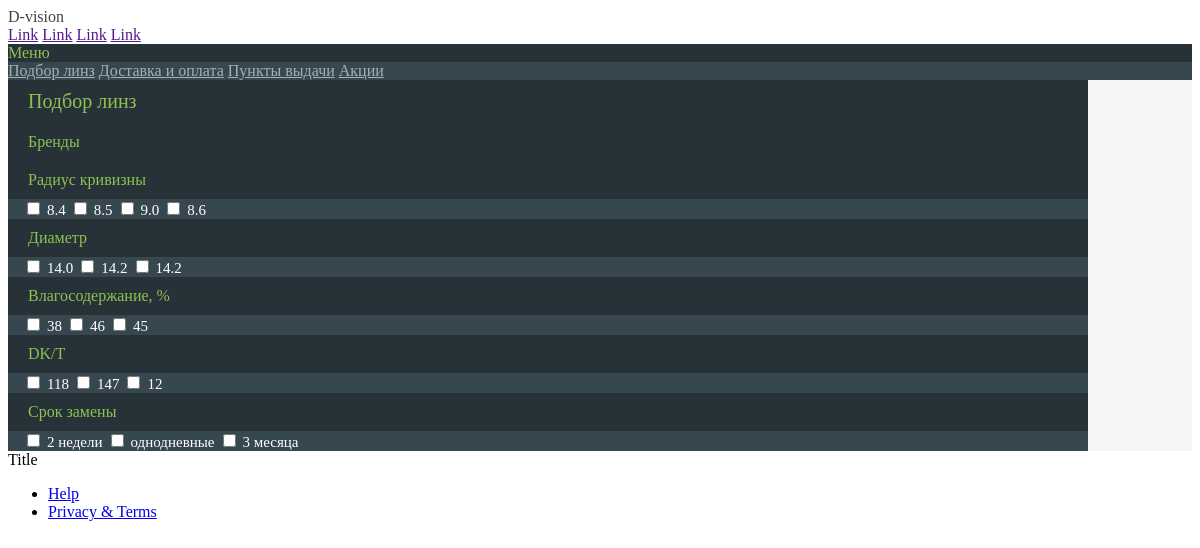
/filter/, run on the app's committed database.
### catalog/models.py (models this page shows, shortened)
class Option_name(models.Model):
    name = models.CharField(max_length=100)
    usage_in_filters = models.BooleanField(default=True)
    class Meta:
        ordering = ['id']

class Float_opt(models.Model):
    name = models.ForeignKey(Option_name)
    value = models.FloatField()
    active_in = models.ManyToManyField(Category, blank=True)
    class Meta:
        ordering = ['name', 'value']

class Int_opt(models.Model):
    name = models.ForeignKey(Option_name)
    value = models.IntegerField()
    active_in = models.ManyToManyField(Category, blank=True)
    class Meta:
        ordering = ['name', 'value']

class Text_opt(models.Model):
    name = models.ForeignKey(Option_name)
    value = models.TextField()
    active_in = models.ManyToManyField(Category, blank=True)
    class Meta:
        ordering = ['name', 'value']

### catalog/views.py (the view)
# urls.py: url(r'^filter/$', views.filter, name='filter'),
def filter(request, category_name='Линзы'):
    main_cat = Category.objects.get(name=category_name)
    cats_to_filter = main_cat.category_set.all()
    if not cats_to_filter:
        cats_to_filter = [main_cat]
    filters = collections.OrderedDict()
    filter_names = Option_name.objects.filter(category__in=cats_to_filter, usage_in_filters=True).distinct()
    for filter_name in filter_names:
        filters[filter_name] = []
    for cat in cats_to_filter:
        for option in cat.int_opt_set.filter(name__in=filter_names):
            filters[option.name].append(option)
        for option in cat.text_opt_set.filter(name__in=filter_names):
            filters[option.name].append(option)
        for option in cat.float_opt_set.filter(name__in=filter_names):
            filters[option.name].append(option)
    context = {'filters': filters,}
    return render_to_response('catalog/filter.html', context)

### catalog/templates/catalog/filter.html (shortened to what this page needs)
{% extends "base.html" %}
{% block content %}
<div class="mdl-grid">
    <div class="mdl-cell mdl-cell--3-col">
        <div class="my-filter">
            <div class="my-filter__title">
                Подбор линз
            </div>
            <div class="my-filter-block">
                <div class="my-filter-block__title">Бренды</div>
            </div>
            {% for filter_name, filter_values in filters.items %}
            <div class="my-filter-block">
                <div class="my-filter-block__title">{{filter_name.name}}</div>
                <div class="my-filter-block__filters">
                    {% for filter_value in filter_values %}
                    <label class="mdl-checkbox mdl-js-checkbox mdl-js-ripple-effect" for="cb_{{filter_name.id}}_{{filter_value.id}}">
                        <input type="checkbox" id="cb_{{filter_name.id}}_{{filter_value.id}}" class="mdl-checkbox__input">
                        <span class="mdl-checkbox__label">{{filter_value.value}}</span>
                    </label>
                    {% endfor %}
                </div>
            </div>
            {% endfor %}
        </div>
    </div>
</div>
{% endblock %}

### templates/base.html (style rules this page uses)
.mdl-grid { max-width: 1080px; }
.mdl-cell { box-sizing: border-box; background-color: #BDBDBD; color: white; }

### catalog/templates/catalog/filter.html (style rules this page uses)
.my-filter { background-color: #37474f; }
.my-filter__title { padding: 10px 20px; color: #8dc351; background: #263238; font-size: 20px; }
.my-filter-block__title { padding: 10px 20px; color: #8dc351; background: #263238; font-size: 16px; }
.my-filter-block__filters { background: #37474f; padding-left: 15px; }
.mdl-checkbox__label { font-size: 15px; }

### data on the page
Option_name: name "Радиус кривизны"
Float_opt: value "8.4"
Float_opt: value "8.5"
Float_opt: value "9.0"
Float_opt: value "8.6"
Option_name: name "Диаметр"
Float_opt: value "14.0"
Float_opt: value "14.2"
Option_name: name "Влагосодержание, %"
Int_opt: value "38"
Int_opt: value "46"
Int_opt: value "45"
Option_name: name "DK/T"
Int_opt: value "118"
Int_opt: value "147"
Int_opt: value "12"
Option_name: name "Срок замены"
Text_opt: value "2 недели"
Text_opt: value "однодневные"
Text_opt: value "3 месяца"
